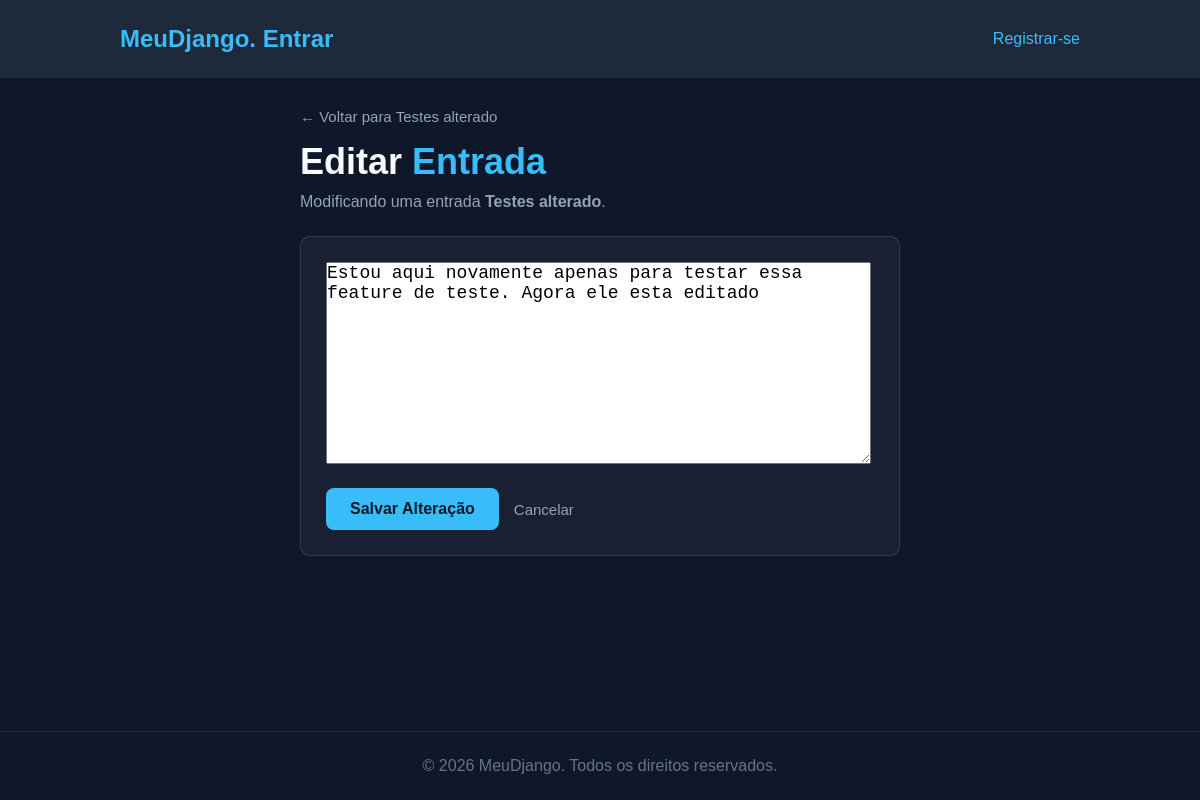
Page /edit_entry/20 on the committed database.
### learning_logs/models.py (models this page shows, shortened)
class Topic(models.Model):
    text = models.CharField(max_length=200)
    date_added = models.DateTimeField(auto_now_add=True)
    def __str__(self):
        return self.text

class Entry(models.Model):
    topic = models.ForeignKey(Topic, on_delete=models.CASCADE)
    text = models.TextField()
    date_added = models.DateTimeField(auto_now_add=True)
    class Meta:
        verbose_name_plural = 'entries'

### learning_logs/views.py (the view)
# urls.py: path("edit_entry/<entry_id>", views.edit_entry, name='edit_entry'),
def edit_entry(request, entry_id):
    entry = Entry.objects.get(id = entry_id)
    topic = entry.topic
    if request.method != 'POST':
        form = EntryForm(instance=entry)
    else:
        form = EntryForm(instance=entry, data=request.POST)
        if form.is_valid():
            form.save()
            return HttpResponseRedirect(reverse('topic', args=[topic.id]))
    context = {'entry':entry, 'topic':topic, 'form':form}
    return render(request,'learning_logs/edit_entry.html',context)

### learning_logs/forms.py
class EntryForm(forms.ModelForm):
    class Meta:
        model = Entry
        fields = ['text']
        labels = {'text':''}
        widgets = {
            'text': forms.Textarea(attrs={
                'cols':48,
                'style': 'font-size: 18px'
                })}

### learning_logs/templates/learning_logs/edit_entry.html (shortened to what this page needs)
{% extends "learning_logs/base.html" %}
{% block content %}
<section style="
    display: flex;
    justify-content: center;
    align-items: center;
    min-height: 60vh;
    padding: 30px;
">
    <div style="width: 100%; max-width: 600px;">
        <div style="margin-bottom: 15px;">
            <a href="{% url 'topic' topic.id %}" style="
                color: #94a3b8;
                text-decoration: none;
                font-size: 15px;
            ">
                ← Voltar para {{ topic }}
            </a>
        </div>
        <h2 style="font-size: 36px; margin-bottom: 10px;">
            Editar <span style="color: #38bdf8;">Entrada</span>
        </h2>
        <p style="color: #94a3b8; font-size: 16px; margin-bottom: 25px;">
            Modificando uma entrada <strong>{{ topic }}</strong>.
        </p>
        <form action="{% url 'edit_entry' entry.id %}" method="post" style="
            background-color: rgba(255, 255, 255, 0.04);
            border: 1px solid rgba(148, 163, 184, 0.2);
            padding: 25px;
            border-radius: 10px;
        ">
            <div style="margin-bottom: 20px; font-size: 16px;">
                {{ form.as_p }}
            </div>
            <div style="display: flex; gap: 15px; align-items: center;">
                <button type="submit" name="submit" style="
                    background-color: #38bdf8;
                    color: #0f172a;
                    font-weight: bold;
                    padding: 12px 24px;
                    border: none;
                    border-radius: 8px;
                    cursor: pointer;
                    font-size: 16px;
                ">
                    Salvar Alteração
                </button>
                <a href="{% url 'topic' topic.id %}" style="
                    color: #94a3b8;
                    text-decoration: none;
                    font-size: 15px;
                ">
                    Cancelar
                </a>
            </div>
        </form>
    </div>
</section>
{% endblock content %}

### learning_logs/templates/learning_logs/base.html (style rules this page uses)
* { margin: 0; padding: 0; box-sizing: border-box; }
body { font-family: Arial, sans-serif; background: #0f172a; color: #f8fafc; min-height: 100vh; display: flex; flex-direction: column; }
a, a:visited { color: #38bdf8; text-decoration: none; transition: 0.3s; }

### rows in the picture
Topic: text "Testes alterado"
Entry: text "Estou aqui novamente apenas para testar essa feature de teste. Agora ele esta editado"
